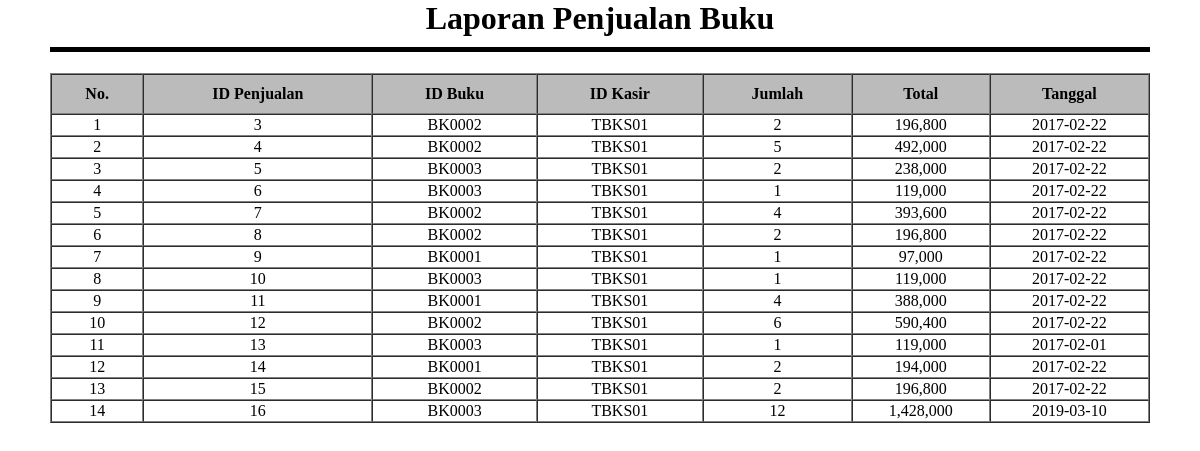
Screenshot of /manager/lap-penjualan.php?lap (signed in) with the database file from the repository.
### tables this page shows
CREATE TABLE `penjualan` (
  `id_penjualan` int(6) NOT NULL,
  `id_buku` varchar(6) NOT NULL,
  `id_kasir` varchar(6) NOT NULL,
  `jumlah` int(12) NOT NULL,
  `total` int(20) NOT NULL,
  `tanggal` date NOT NULL
);

### manager/lap-penjualan.php (the view, shortened to what this page needs)
<?php
require 'proses/koneksi.php';
if (isset($_GET['lap'])) {
    $tgl1 = $_GET['tgl1'];
    $tgl2 = $_GET['tgl2'];
    $no = 1;
    $query = mysqli_query($mysqli, "SELECT*FROM penjualan WHERE tanggal BETWEEN '$tgl1' AND '$tgl2'")or die(mysqli_error());
    $query2 = mysqli_query($mysqli, "SELECT*FROM penjualan")or die(mysql_error());
    ?>
    <div class="laporan">
        <!DOCTYPE html>
        <html>
            <head>
                <link rel="stylesheet" href="style.css">
            </head>
            <body onload="window.print()">
                <h1 class="header-lap">Laporan Penjualan Buku</h1>
                <table border="1" cellspacing="0">
                    <tr>
                        <th>No.</th>
                        <th>ID Penjualan</th>
                        <th>ID Buku</th>
                        <th>ID Kasir</th>
                        <th>Jumlah</th>
                        <th>Total</th>
                        <th>Tanggal</th>
                    </tr>
                    <?php
                    if (mysqli_num_rows($query) > 0) {
                        while ($fetch = mysqli_fetch_array($query)) {
                            ?>
                            <tr>
                                <td><?php echo $no++; ?></td>
                                <td><?php echo $fetch['id_penjualan']; ?></td>
                                <td><?php echo $fetch['id_buku']; ?></td>
                                <td><?php echo $fetch['id_kasir']; ?></td>
                                <td><?php echo $fetch['jumlah']; ?></td>
                                <td><?php echo number_format($fetch['total']) ?></td>
                                <td><?php echo $fetch['tanggal'];  ?></td>
                            </tr>
                            <?php
                        }
                    }else{
                        while ($fetch = mysqli_fetch_array($query2)) {
                            ?>
                            <tr>
                                <td><?php echo $no++; ?></td>
                                <td><?php echo $fetch['id_penjualan']; ?></td>
                                <td><?php echo $fetch['id_buku']; ?></td>
                                <td><?php echo $fetch['id_kasir']; ?></td>
                                <td><?php echo $fetch['jumlah']; ?></td>
                                <td><?php echo number_format($fetch['total']) ?></td>
                                <td><?php echo $fetch['tanggal'];  ?></td>
                            </tr>
                            <?php
                        }
                    }
                    ?>
                </table>
            </body>
        </html>
    </div>
    <?php
}else {
    header('location: penjualan.php');
}
?>

### manager/style.css (style rules this page uses)
body { margin: 0; }
.table-data table td, th { padding: 10px; }
.laporan { width: auto; text-align: center; margin: 0 50px; }
.laporan table { width: 100%; text-align: center }
.laporan th { background-color: #BBB; }
.header-lap { border-bottom: 5px solid; padding-bottom: 10px; }

### rows the page displays
penjualan: id_penjualan "3", id_buku "BK0002", id_kasir "TBKS01", jumlah "2", total "196,800", tanggal "2017-02-22"
penjualan: id_penjualan "4", id_buku "BK0002", id_kasir "TBKS01", jumlah "5", total "492,000", tanggal "2017-02-22"
penjualan: id_penjualan "5", id_buku "BK0003", id_kasir "TBKS01", jumlah "2", total "238,000", tanggal "2017-02-22"
penjualan: id_penjualan "6", id_buku "BK0003", id_kasir "TBKS01", jumlah "1", total "119,000", tanggal "2017-02-22"
penjualan: id_penjualan "7", id_buku "BK0002", id_kasir "TBKS01", jumlah "4", total "393,600", tanggal "2017-02-22"
penjualan: id_penjualan "8", id_buku "BK0002", id_kasir "TBKS01", jumlah "2", total "196,800", tanggal "2017-02-22"
penjualan: id_penjualan "9", id_buku "BK0001", id_kasir "TBKS01", jumlah "1", total "97,000", tanggal "2017-02-22"
penjualan: id_penjualan "10", id_buku "BK0003", id_kasir "TBKS01", jumlah "1", total "119,000", tanggal "2017-02-22"
penjualan: id_penjualan "11", id_buku "BK0001", id_kasir "TBKS01", jumlah "4", total "388,000", tanggal "2017-02-22"
penjualan: id_penjualan "12", id_buku "BK0002", id_kasir "TBKS01", jumlah "6", total "590,400", tanggal "2017-02-22"
penjualan: id_penjualan "13", id_buku "BK0003", id_kasir "TBKS01", jumlah "1", total "119,000", tanggal "2017-02-01"
penjualan: id_penjualan "14", id_buku "BK0001", id_kasir "TBKS01", jumlah "2", total "194,000", tanggal "2017-02-22"
penjualan: id_penjualan "15", id_buku "BK0002", id_kasir "TBKS01", jumlah "2", total "196,800", tanggal "2017-02-22"
penjualan: id_penjualan "16", id_buku "BK0003", id_kasir "TBKS01", jumlah "12", total "1,428,000", tanggal "2019-03-10"
